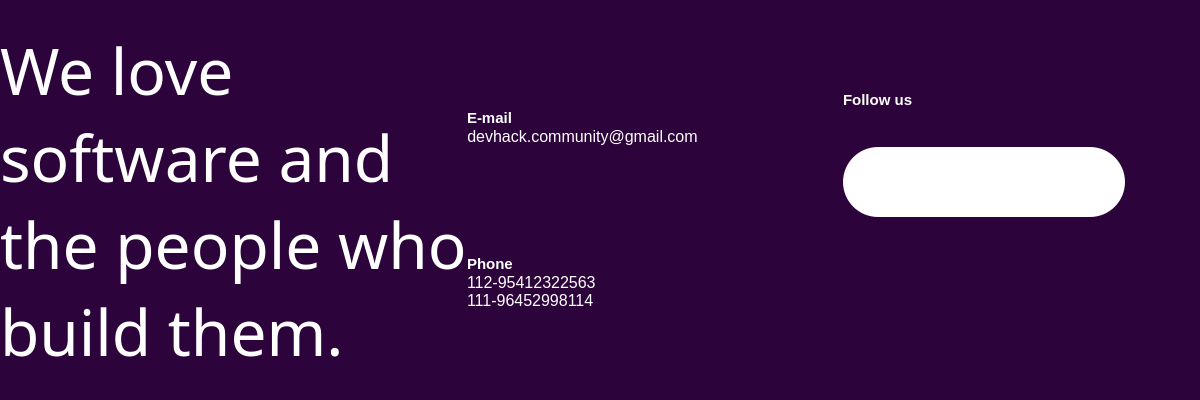
         <widget class="QFrame" name="frame_15">
          <property name="minimumSize">
           <size>
            <width>1200</width>
            <height>400</height>
           </size>
          </property>
          <property name="styleSheet">
           <string notr="true">background-color: rgb(45, 3, 59);
border-top-right-radius:45px;
border-top-left-radius:45px;</string>
          </property>
          <property name="frameShape">
           <enum>QFrame::StyledPanel</enum>
          </property>
          <property name="frameShadow">
           <enum>QFrame::Raised</enum>
          </property>
          <layout class="QHBoxLayout" name="horizontalLayout_14">
           <property name="spacing">
            <number>0</number>
           </property>
           <property name="leftMargin">
            <number>0</number>
           </property>
           <property name="topMargin">
            <number>0</number>
           </property>
           <property name="rightMargin">
            <number>0</number>
           </property>
           <property name="bottomMargin">
            <number>0</number>
           </property>
           <item alignment="Qt::AlignHCenter">
            <widget class="QLabel" name="label_22">
             <property name="font">
              <font>
               <family>Bahnschrift Light Condensed</family>
               <pointsize>48</pointsize>
               <italic>false</italic>
              </font>
             </property>
             <property name="styleSheet">
              <string notr="true">color: rgb(255, 255, 255);</string>
             </property>
             <property name="text">
              <string>We love 
software and 
the people who 
build them.</string>
             </property>
            </widget>
           </item>
           <item>
            <widget class="QFrame" name="frame_32">
             <property name="styleSheet">
              <string notr="true"/>
             </property>
             <property name="frameShape">
              <enum>QFrame::StyledPanel</enum>
             </property>
             <property name="frameShadow">
              <enum>QFrame::Raised</enum>
             </property>
             <layout class="QVBoxLayout" name="verticalLayout_16">
              <property name="spacing">
               <number>0</number>
              </property>
              <property name="leftMargin">
               <number>0</number>
              </property>
              <property name="topMargin">
               <number>0</number>
              </property>
              <property name="rightMargin">
               <number>0</number>
              </property>
              <property name="bottomMargin">
               <number>0</number>
              </property>
              <item alignment="Qt::AlignBottom">
               <widget class="QLabel" name="label_23">
                <property name="font">
                 <font>
                  <family>Leelawadee UI</family>
                  <pointsize>11</pointsize>
                  <bold>true</bold>
                 </font>
                </property>
                <property name="styleSheet">
                 <string notr="true">color: rgb(255, 255, 255);</string>
                </property>
                <property name="text">
                 <string>E-mail</string>
                </property>
               </widget>
              </item>
              <item alignment="Qt::AlignLeft">
               <widget class="QPushButton" name="devhack_Email_button">
                <property name="font">
                 <font>
                  <family>Leelawadee UI</family>
                  <pointsize>12</pointsize>
                 </font>
                </property>
                <property name="cursor">
                 <cursorShape>PointingHandCursor</cursorShape>
                </property>
                <property name="styleSheet">
                 <string notr="true">color: rgb(255, 255, 255);</string>
                </property>
                <property name="text">
                 <string>devhack.community@gmail.com</string>
                </property>
               </widget>
              </item>
              <item alignment="Qt::AlignBottom">
               <widget class="QLabel" name="label_24">
                <property name="font">
                 <font>
                  <family>Leelawadee UI</family>
                  <pointsize>11</pointsize>
                  <bold>true</bold>
                 </font>
                </property>
                <property name="styleSheet">
                 <string notr="true">color: rgb(255, 255, 255);</string>
                </property>
                <property name="text">
                 <string>Phone </string>
                </property>
               </widget>
              </item>
              <item alignment="Qt::AlignTop">
               <widget class="QLabel" name="label_25">
                <property name="font">
                 <font>
                  <family>Leelawadee UI</family>
                  <pointsize>12</pointsize>
                 </font>
                </property>
                <property name="styleSheet">
                 <string notr="true">color: rgb(255, 255, 255);</string>
                </property>
                <property name="text">
                 <string>112-95412322563
111-96452998114
</string>
                </property>
               </widget>
              </item>
             </layout>
            </widget>
           </item>
           <item alignment="Qt::AlignLeft|Qt::AlignVCenter">
            <widget class="QFrame" name="frame_33">
             <property name="minimumSize">
              <size>
               <width>300</width>
               <height>300</height>
              </size>
             </property>
             <property name="styleSheet">
              <string notr="true">border-top-right-radius:15px;</string>
             </property>
             <property name="frameShape">
              <enum>QFrame::StyledPanel</enum>
             </property>
             <property name="frameShadow">
              <enum>QFrame::Raised</enum>
             </property>
             <layout class="QVBoxLayout" name="verticalLayout_17">
              <item alignment="Qt::AlignVCenter">
               <widget class="QLabel" name="label_26">
                <property name="font">
                 <font>
                  <family>Leelawadee UI</family>
                  <pointsize>11</pointsize>
                  <bold>true</bold>
                 </font>
                </property>
                <property name="styleSheet">
                 <string notr="true">color: rgb(255, 255, 255);</string>
                </property>
                <property name="text">
                 <string>Follow us</string>
                </property>
               </widget>
              </item>
              <item>
               <widget class="QPushButton" name="pushButton_27">
                <property name="minimumSize">
                 <size>
                  <width>0</width>
                  <height>70</height>
                 </size>
                </property>
                <property name="styleSheet">
                 <string notr="true">background-color: rgb(255, 255, 255);
border-radius: 35px;</string>
                </property>
                <property name="text">
                 <string/>
                </property>
               </widget>
              </item>
              <item>
               <widget class="QFrame" name="frame_34">
                <property name="frameShape">
                 <enum>QFrame::StyledPanel</enum>
                </property>
                <property name="frameShadow">
                 <enum>QFrame::Raised</enum>
                </property>
                <layout class="QHBoxLayout" name="horizontalLayout_15">
                 <item>
                  <widget class="QPushButton" name="FB_Devhack">
                   <property name="minimumSize">
                    <size>
                     <width>0</width>
                     <height>100</height>
                    </size>
                   </property>
                   <property name="maximumSize">
                    <size>
                     <width>100</width>
                     <height>16777215</height>
                    </size>
                   </property>
                   <property name="styleSheet">
                    <string notr="true">image: url(:/icons/media/facebook.png);
border-radius:50px;</string>
                   </property>
                   <property name="text">
                    <string/>
                   </property>
                  </widget>
                 </item>
                 <item>
                  <widget class="QPushButton" name="Twitter_Devhack">
                   <property name="minimumSize">
                    <size>
                     <width>0</width>
                     <height>100</height>
                    </size>
                   </property>
                   <property name="maximumSize">
                    <size>
                     <width>100</width>
                     <height>16777215</height>
                    </size>
                   </property>
                   <property name="styleSheet">
                    <string notr="true">image: url(:/icons/media/twitter.png);
border-radius:50px;</string>
                   </property>
                   <property name="text">
                    <string/>
                   </property>
                  </widget>
                 </item>
                 <item>
                  <widget class="QPushButton" name="Insta_Devhack">
                   <property name="minimumSize">
                    <size>
                     <width>0</width>
                     <height>100</height>
                    </size>
                   </property>
                   <property name="maximumSize">
                    <size>
                     <width>100</width>
                     <height>16777215</height>
                    </size>
                   </property>
                   <property name="styleSheet">
                    <string notr="true">image: url(:/icons/media/insta.png);
border-radius:50px;</string>
                   </property>
                   <property name="text">
                    <string/>
                   </property>
                  </widget>
                 </item>
                </layout>
               </widget>
              </item>
             </layout>
            </widget>
           </item>
          </layout>
         </widget>
